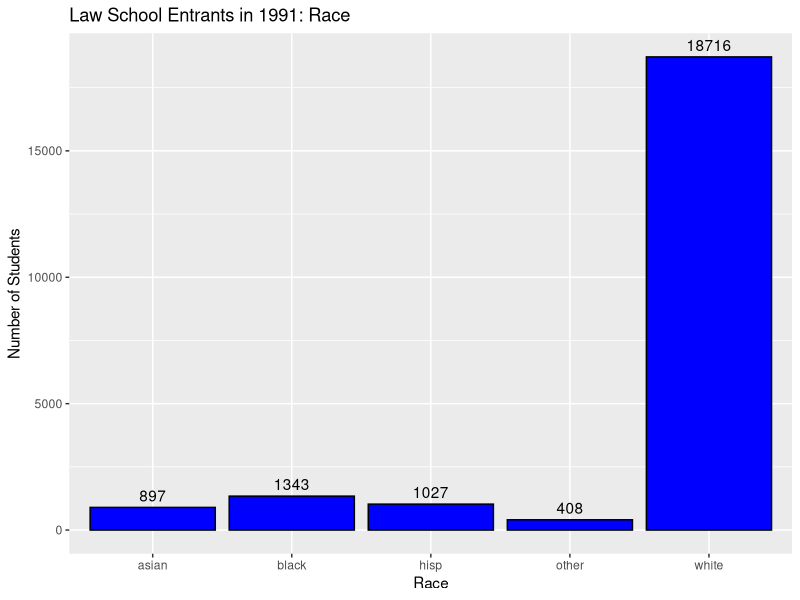
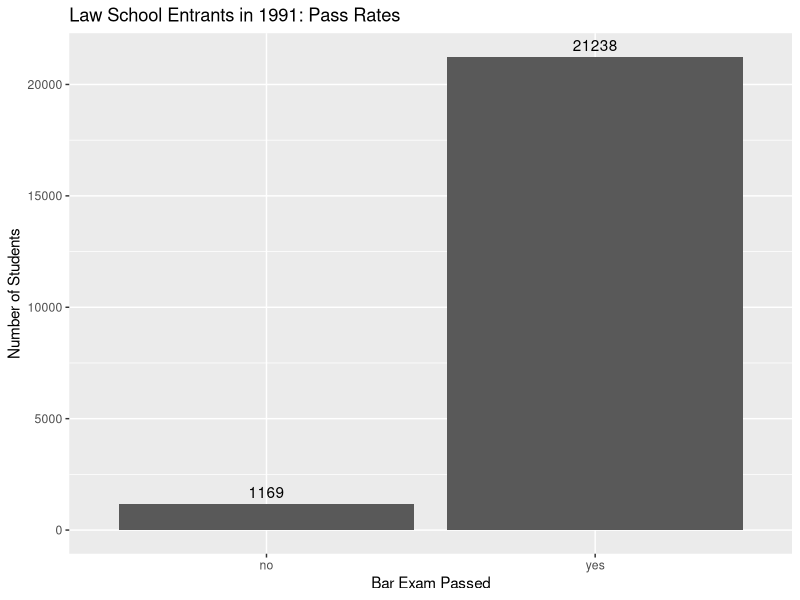
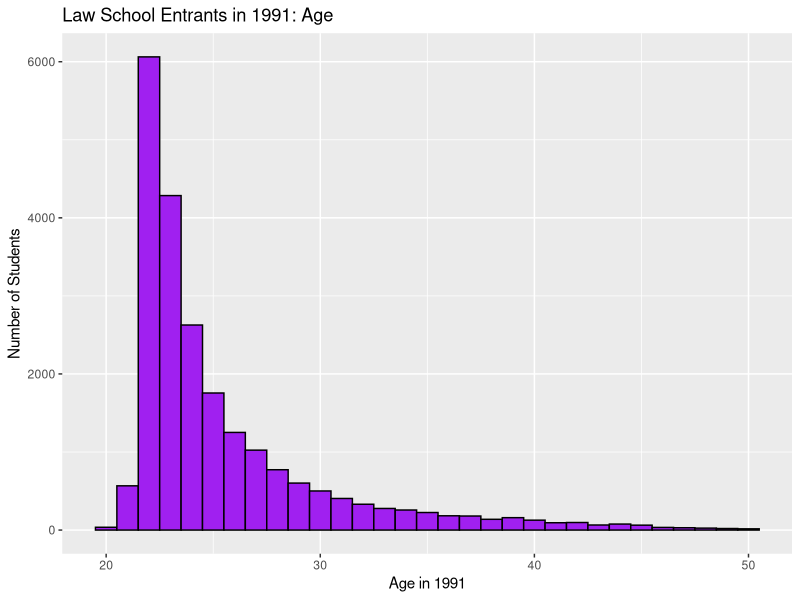
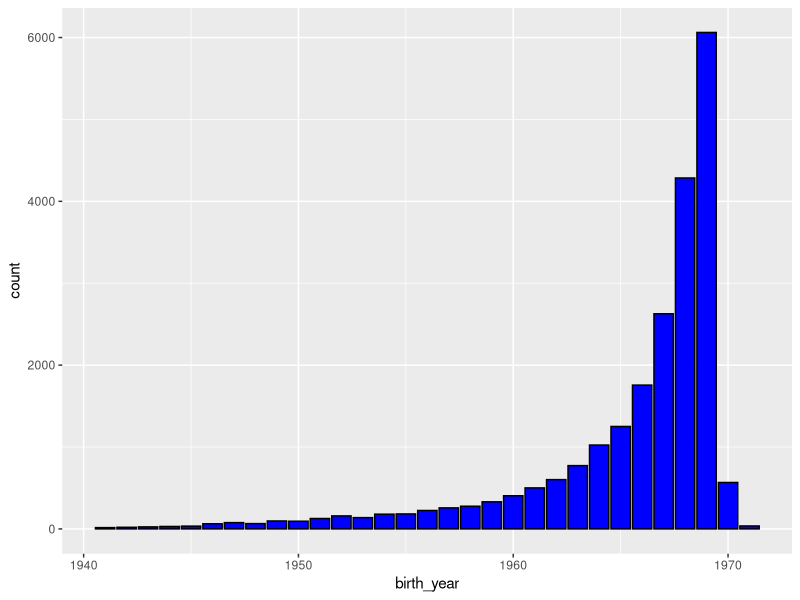
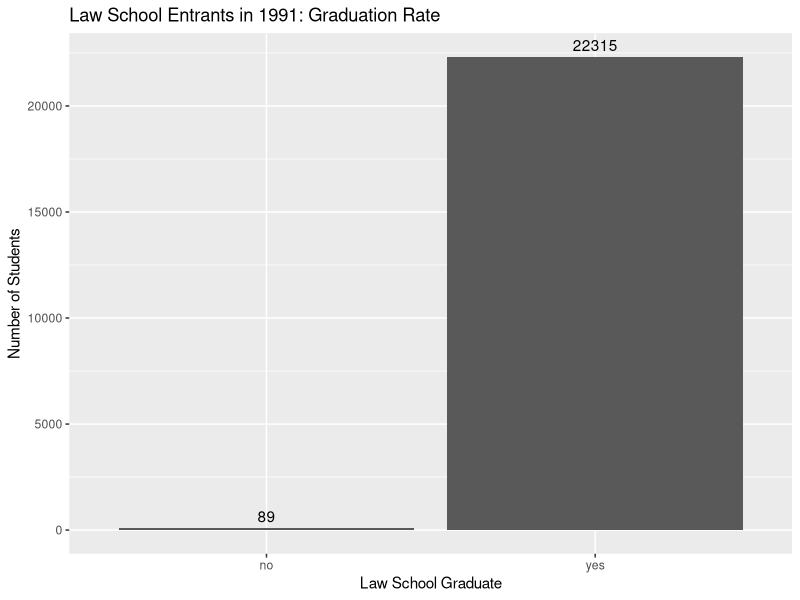
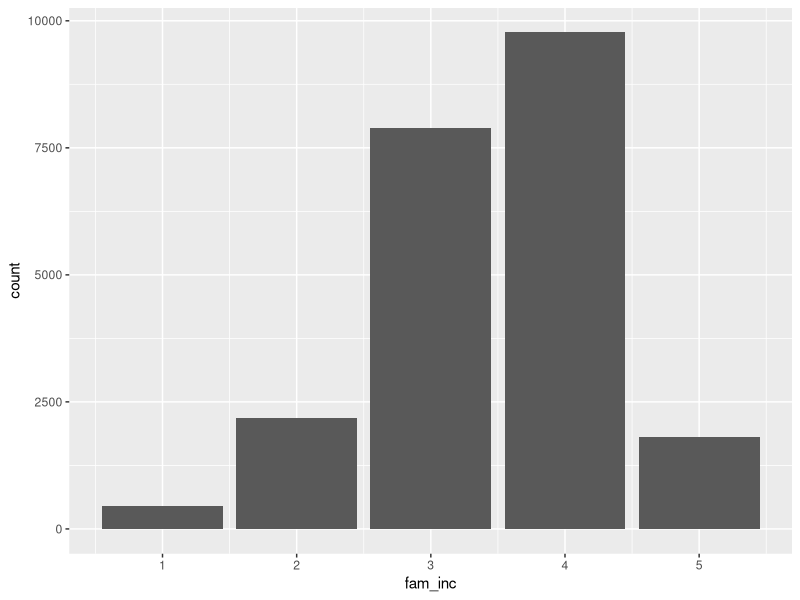
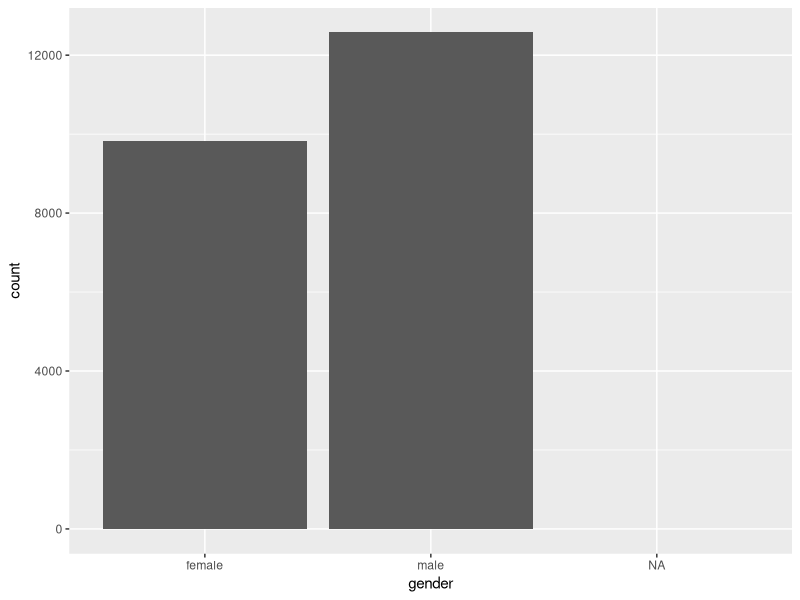
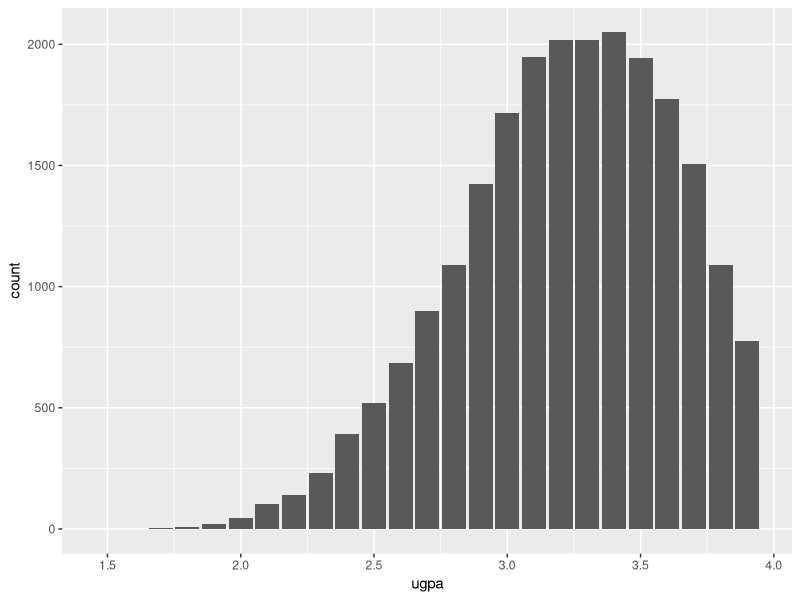

These figures' R source, in order: (Note: this script raises an error after producing the figures.)
library(tidyverse)
clean <- read_csv("data/clean.csv")

# Overview of NA values in the dataset ----
sapply(clean, function(x) sum(is.na(x)))
# Gender, fulltime, fam_inc, law_school_tier, race, and birth_year have NA values

# Race ----
clean |> 
  drop_na(race) |> 
  ggplot(aes(x = race))+
  geom_bar(fill = "blue", color = "black") +
  geom_text(stat = "count", aes(label = after_stat(count)), vjust = -0.5) +
  labs(title = "Law School Entrants in 1991: Race",
       x = "Race",
       y = "Number of Students")
ggsave("plots/race_distribution.png")

# pass bar? ----
clean |> 
  ggplot(aes(x = pass_bar)) +
  geom_bar() +
  geom_text(stat = "count", aes(label = after_stat(count)), vjust = -0.5) +
  labs(title = "Law School Entrants in 1991: Pass Rates",
       x = "Bar Exam Passed",
       y = "Number of Students")
ggsave("plots/pass_bar_distribution.png")

# birthyear/age ----

clean |> 
  filter(birth_year > 1940) |> 
  mutate(age = 1991 - birth_year) |> 
  ggplot(aes(x = age)) +
  geom_histogram(binwidth = 1, fill = "purple", color = "black") +
  labs(title = "Law School Entrants in 1991: Age",
       x = "Age in 1991",
       y = "Number of Students")
ggsave("plots/age_distribution.png")

clean |> 
  filter(birth_year > 1940) |> 
  ggplot(aes(x = birth_year)) +
  geom_bar(fill = "blue", color = "black")


# graduate law school ----
clean |> 
  drop_na(grad) |> 
  ggplot(aes(x = grad))+
  geom_bar() +
  geom_text(stat = "count", aes(label = after_stat(count)), vjust = -0.5) +
  labs(title = "Law School Entrants in 1991: Graduation Rate",
       x = "Law School Graduate",
       y = "Number of Students")
ggsave("plots/grad_distribution.png")

# family income ----
clean |> 
  ggplot(aes(x = fam_inc))+
  geom_bar()
ggsave("fam_inc/grad_distribution.png")

# gender ----
clean |> 
  ggplot(aes(x = gender))+
  geom_bar()

# ugpa ----
clean |> 
  ggplot(aes(x = ugpa))+
  geom_bar()

# as a density plot
clean |> 
  ggplot(aes(x = ugpa))+
  geom_density(fill = "pink")

clean |> 
  summarise(
    "Mean UGPA" = mean(ugpa),
    "Highest UGPA" = max(ugpa),
    "Lowest UGPA" = min(ugpa)) |> 
  kable()
